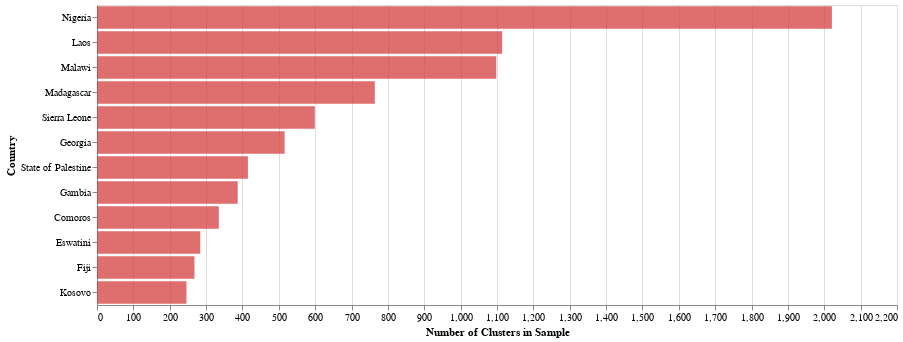

Here is the notebook cell this chart was saved with:
### Code cell
# Graph 5: Clusters where the Survey was carried out
clusters_path = data_path / "Countries-Cluser.csv"
cluster_data = pl.read_csv(clusters_path)

def bar_graph_clusters_by_country(df):
    """
    Bar graph of number of clusters by country
    """
    chart = alt.Chart(df)
    bar = chart.mark_bar(color="#d43a3abb").encode(
        y=alt.Y("country_str:N", title="Country").sort("-x"),
        x=alt.X("count():Q", title="Number of Clusters in Sample")
    ).properties(width=800, height=300)
    
    return bar

bar_graph_clusters_by_country(cluster_data)

### Figure 1 — Vega specification as saved in the notebook (floating-point values rounded to 4 significant figures)
{"$schema": "https://vega.github.io/schema/vega/v5.json", "data": [{"name": "source_0"}, {"name": "data_0", "values": [{"__count": 335, "country_str": "Comoros"}, {"__count": 284, "country_str": "Eswatini"}, {"__count": 268, "country_str": "Fiji"}, {"__count": 387, "country_str": "Gambia"}, {"__count": 516, "country_str": "Georgia"}, {"__count": 246, "country_str": "Kosovo"}, {"__count": 1114, "country_str": "Laos"}, {"__count": 764, "country_str": "Madagascar"}, {"__count": 1098, "country_str": "Malawi"}, {"__count": 2021, "country_str": "Nigeria"}, {"__count": 599, "country_str": "Sierra Leone"}, {"__count": 415, "country_str": "State of Palestine"}]}, {"name": "data_0_x_domain___count", "values": [{"min": 246, "max": 2021}]}, {"name": "source_0_y_domain_country_str", "values": [{"country_str": "Comoros", "sort_field": 335}, {"country_str": "Eswatini", "sort_field": 284}, {"country_str": "Fiji", "sort_field": 268}, {"country_str": "Gambia", "sort_field": 387}, {"country_str": "Georgia", "sort_field": 516}, {"country_str": "Kosovo", "sort_field": 246}, {"country_str": "Laos", "sort_field": 1114}, {"country_str": "Madagascar", "sort_field": 764}, {"country_str": "Malawi", "sort_field": 1098}, {"country_str": "Nigeria", "sort_field": 2021}, {"country_str": "Sierra Leone", "sort_field": 599}, {"country_str": "State of Palestine", "sort_field": 415}]}], "marks": [{"type": "rect", "name": "marks", "from": {"data": "data_0"}, "encode": {"update": {"x": {"field": "__count", "scale": "x"}, "fill": {"value": "#d43a3abb"}, "x2": {"value": 0, "scale": "x"}, "y": {"field": "country_str", "scale": "y"}, "height": {"signal": "max(0.25, bandwidth('y'))"}}}, "style": ["bar"]}], "scales": [{"name": "x", "type": "linear", "domain": [{"signal": "(data(\"data_0_x_domain___count\")[0] || {}).min"}, {"signal": "(data(\"data_0_x_domain___count\")[0] || {}).max"}], "range": [0, {"signal": "width"}], "nice": true, "zero": true}, {"name": "y", "type": "band", "domain": {"data": "source_0_y_domain_country_str", "field": "country_str", "sort": {"op": "max", "field": "sort_field", "order": "descending"}}, "range": [0, {"signal": "height"}], "paddingInner": 0.1, "paddingOuter": 0.05}], "axes": [{"scale": "x", "tickCount": {"signal": "ceil(width/40)"}, "labels": false, "grid": true, "minExtent": 0, "ticks": false, "domain": false, "aria": false, "orient": "bottom", "maxExtent": 0, "gridScale": "y", "zindex": 0}, {"scale": "x", "zindex": 0, "orient": "bottom", "title": "Number of Clusters in Sample", "tickCount": {"signal": "ceil(width/40)"}, "labelOverlap": true, "labelFlush": true, "grid": false}, {"scale": "y", "orient": "left", "zindex": 0, "title": "Country", "grid": false}], "padding": 5, "width": 800, "style": "cell", "height": 300, "background": "white"}
